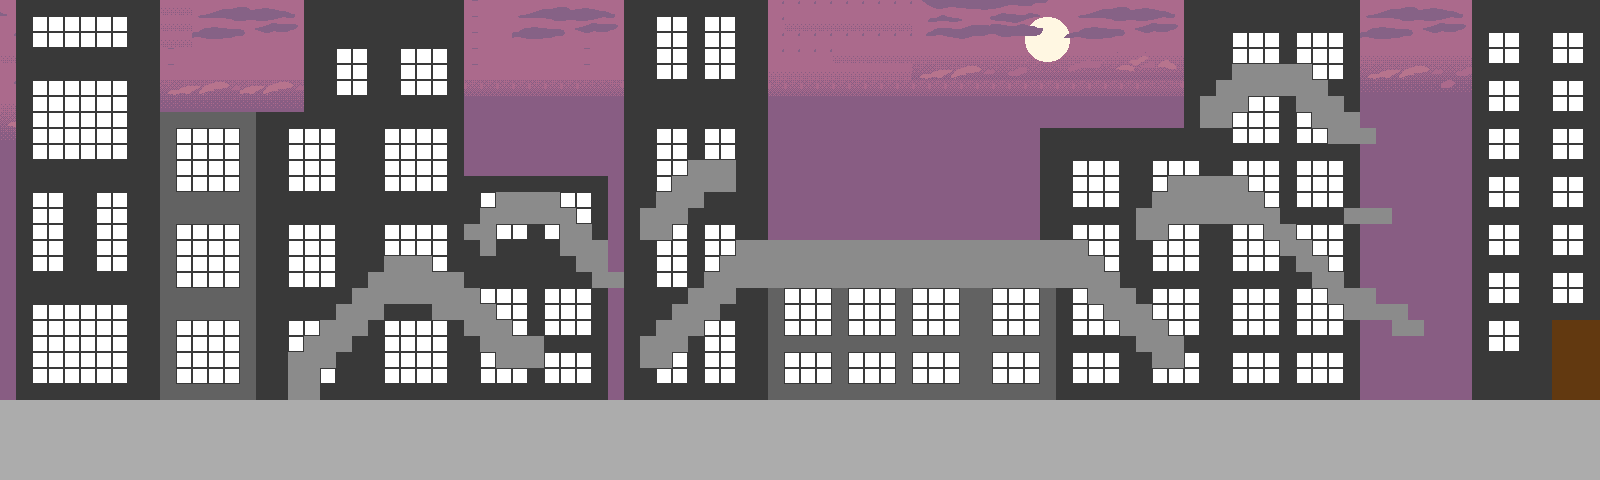

A level layout from a 2D game, rendered from its tile map. Below: a short description, then the map file with tile-grid data replaced by summaries:
An orthogonal 100x30 tile map with 16x16 px tiles, 4 tile layers (Floor, Tile Layer 1, Fire escape, SkyLayer), 10 tilesets.

<map version="1.2" tiledversion="1.2.1" orientation="orthogonal" renderorder="right-down" width="100" height="30" tilewidth="16" tileheight="16" infinite="0" nextlayerid="11" nextobjectid="1">
 <tileset firstgid="1" name="Black" tilewidth="16" tileheight="16" tilecount="1" columns="1">
  <image source="AlleyLevelTiles/Black.bmp" width="16" height="16" />
 </tileset>
 <tileset firstgid="2" name="GreyBuildingTile" tilewidth="16" tileheight="16" tilecount="1" columns="1">
  <image source="AlleyLevelTiles/GreyBuildingTile.bmp" width="16" height="16" />
 </tileset>
 <tileset firstgid="3" name="GreyFloorTile1" tilewidth="16" tileheight="16" tilecount="1" columns="1">
  <image source="AlleyLevelTiles/GreyFloorTile1.bmp" width="16" height="16" />
 </tileset>
 <tileset firstgid="4" name="Window" tilewidth="16" tileheight="16" tilecount="1" columns="1">
  <image source="AlleyLevelTiles/Window.bmp" width="16" height="16" />
 </tileset>
 <tileset firstgid="5" name="LightGreyBuildingTile" tilewidth="16" tileheight="16" tilecount="1" columns="1">
  <image source="AlleyLevelTiles/LightGreyBuildingTile.bmp" width="16" height="16" />
 </tileset>
 <tileset firstgid="6" name="FireEscape" tilewidth="16" tileheight="16" tilecount="1" columns="1">
  <image source="AlleyLevelTiles/FireEscape.bmp" width="16" height="16" />
 </tileset>
 <tileset firstgid="7" name="Door" tilewidth="16" tileheight="16" tilecount="1" columns="1">
  <image source="AlleyLevelTiles/Door.bmp" width="16" height="16" />
 </tileset>
 <tileset firstgid="8" name="windowAnimation" tilewidth="16" tileheight="16" tilecount="2" columns="2">
  <image source="AlleyLevelTiles/windowAnimation.bmp" width="32" height="16" />
 </tileset>
 <tileset firstgid="10" name="AnimatedWindow" tilewidth="16" tileheight="16" tilecount="1" columns="1">
  <image source="AlleyLevelTiles/AnimatedWindow.gif" width="16" height="16" />
 </tileset>
 <tileset firstgid="11" name="parallax-mountain-bg" tilewidth="16" tileheight="16" tilecount="170" columns="17">
  <image source="AlleyLevelTiles/parallax-mountain-bg.png" width="272" height="160" />
 </tileset>
 <layer id="5" name="Floor" width="100" height="30" locked="1">
  <data>[3000 cells, 500 non-empty, 1 distinct tile ids]</data>
 </layer>
 <layer id="1" name="Tile Layer 1" width="100" height="30" locked="1">
  <data>[3000 cells, 2500 non-empty, 5 distinct tile ids]</data>
 </layer>
 <layer id="4" name="Fire escape" width="100" height="30">
  <data>[3000 cells, 258 non-empty, 3 distinct tile ids]</data>
 </layer>
 <layer id="10" name="SkyLayer" width="100" height="30" locked="1">
  <data>[3000 cells, 704 non-empty, 125 distinct tile ids]</data>
 </layer>
</map>
